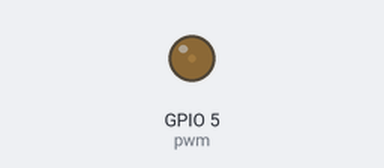
A program run on a simulated ESP32 board running MicroPython. On the bench: output pins drawn as LEDs (lit = HIGH).

Above: at 0.05 s.
At 0.35 s:
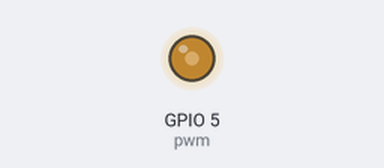
At 0.7 s:
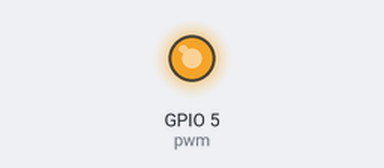
At 1.35 s:
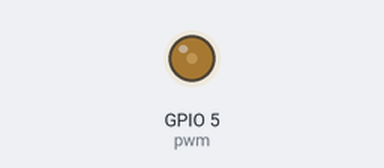
Timing chart, 0 to 3.5 s (numbered marks = the images above):
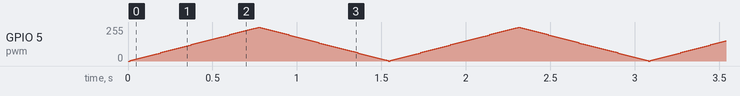

The program:

breathing_led.py
```python
"""第 4 章：PWM 呼吸灯（左侧红灯 LED5）"""
from machine import Pin, PWM
import time

pwm = PWM(Pin(5), freq=1000, duty=0)  # LED5 红/左
try:
    while True:
        for d in range(0, 1024, 16):
            pwm.duty(d)
            time.sleep_ms(12)
        for d in range(1023, -1, -16):
            pwm.duty(d)
            time.sleep_ms(12)
except KeyboardInterrupt:
    pass
finally:
    pwm.duty(0)
    pwm.deinit()
```
